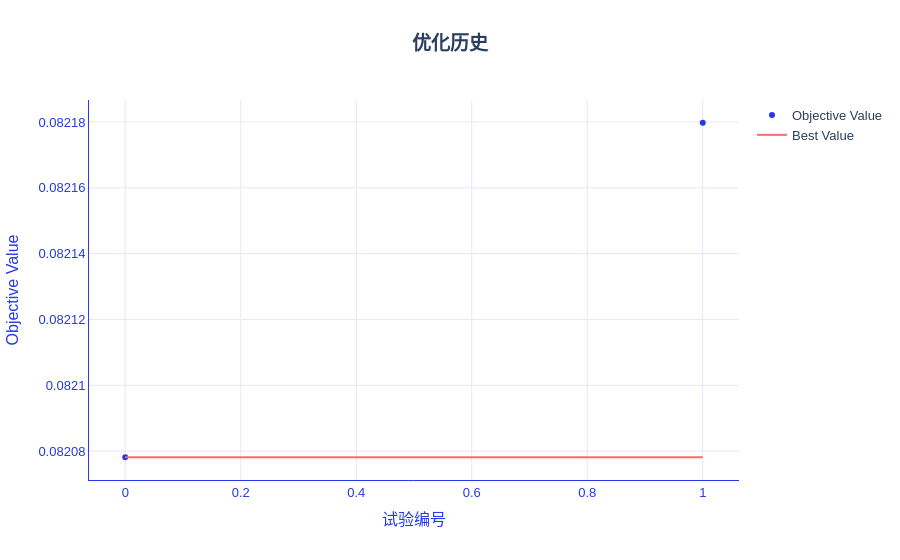

The cell this chart's notebook holds for it:
### Markdown cell above
## 3. ExtraTrees 分类：训练、评估、搜索和报告

本节所有代码可以独立运行。保留全量样本，用显式轮数和两次搜索控制演示耗时。

### Code cell
import sys

sys.path.append("../")

import numpy as np
import pandas as pd
from IPython.display import display
from hscredit import hscredit_dataset
from hscredit.utils.datasets import HSCREDIT_EXAMPLE_COLUMNS
from pathlib import Path
from tempfile import mkdtemp
from sklearn.base import clone
from optuna.samplers import GridSampler
from hscredit import ExtraTrees, get_metric, get_loss
from hscredit.report import ModelReport
from hscredit.utils import save_pickle, load_pickle

from hscredit.core.model_selection import oot_split, group_train_test_split
from sklearn.preprocessing import StandardScaler

data = hscredit_dataset(columns=HSCREDIT_EXAMPLE_COLUMNS)

features = ["BASE_X187", "DK_X1689", "DK_X44", "DK_X1995_2", "DK_X1223", "DK_X2677"]
target = "MOB6@30"
data["MOB1@30"] = data["MOB1"].gt(30).astype(int)
data["MOB3@30"] = data["MOB3"].gt(30).astype(int)
data["MOB6@30"] = data["MOB6"].gt(30).astype(int)
data["风险调整金额"] = data["loan_amt"].where(data["MOB6"].le(60), -data["loan_amt"])
data["授信时间"] = pd.to_datetime(data["授信时间"])

# 最新自然月作为 OOT；同一客户不能同时进入开发集和 OOT。
oot_start = data["授信时间"].max().to_period("M").start_time
development, oot = oot_split(data, time_col="授信时间", oot_start=oot_start)
development = development.loc[~development["用户编码"].isin(oot["用户编码"])].copy()
train, test = group_train_test_split(development, group="用户编码", test_size=0.25, random_state=42)
fit_data, validation = group_train_test_split(
    train, group="用户编码", test_size=0.25, random_state=42
)

# 填补和标准化只在调参训练子集上拟合；目标列保留原值。
fill_values = fit_data[features].median()
scaler = StandardScaler().fit(fit_data[features].fillna(fill_values))
for frame in [fit_data, validation, train, test, oot]:
    frame[features] = scaler.transform(frame[features].fillna(fill_values))
datasets = {"训练集": train, "测试集": test, "OOT": oot}

# 直接训练：DataFrame 内含 target，其他标签与元信息不进入 X。
model = ExtraTrees(target=target, n_estimators=12, max_depth=3, n_jobs=1, random_state=42)
model.fit(
    fit_data[features + [target]],
    eval_set={"验证集": validation[features + [target]]},
    eval_metric=get_metric("brier"),
)
display(pd.DataFrame([model.evaluate(test[features + [target]], metrics=["auc", "ks", "brier"])]))

# 该分类器保留原生训练目标；业务损失用于评价或选模。
cost_metric = get_loss("cost_sensitive", fn_cost=5, fp_cost=1).metric(kind="business")
display(pd.DataFrame([model.evaluate(test[features + [target]], metrics=[cost_metric])]))

# 独立验证集搜索；test 和 OOT 均不参与调参。
search_space = {"max_depth": [2, 4]}
best = model.tune(
    fit_data[features + [target]],
    eval_set={"验证集": validation[features + [target]]},
    search_space=search_space,
    metric=get_metric("brier"),
    sampler=GridSampler(search_space, seed=42),
    n_trials=2,
    cv=None,
    n_jobs=1,
    retention="predictions",
    show_progress_bar=False,
)
display(best.tuner.get_optimization_history())
display(best.tuner.plot_optimization_history())
print("最佳参数：", best.tuner.best_params_)

# 固定参数后，用完整 train 重训并生成多标签、多数据集报告。
fixed_model = clone(best)
fixed_model.fit(train[features + [target]])
report = ModelReport(
    fixed_model,
    datasets=datasets,
    features=features,
    overdue=["MOB1", "MOB3", "MOB6"],
    dpds=30,
    overdue_operator=">",
    metrics=["auc", "ks", "brier"],
    n_jobs=1,
)
display(report.summary())
output = Path(mkdtemp(prefix="hscredit_ExtraTrees_"))
report.to_excel(
    output / "模型报告.xlsx",
    amount="loan_amt",
    date="授信时间",
    with_plots=False,
    include_sample_records=False,
    mode="strict",
)

# 同时保存预处理和模型，原始输入才能重现同一预测。
save_pickle(
    {"features": features, "fill_values": fill_values, "scaler": scaler, "model": fixed_model},
    output / "完整推理包.pkl",
)
fixed_model.save_inference(output / "轻量模型.pkl")
restored = ExtraTrees.load(output / "轻量模型.pkl")
display(
    pd.DataFrame(
        restored.predict_proba(test[features]), columns=["好样本概率", "坏样本概率"]
    ).head()
)
print(output)

### Figure 1 — Plotly figure (JSON) as saved in the notebook; plotly's stock layout.template omitted (floating-point values rounded to 4 significant figures)
{"data": [{"mode": "markers", "name": "Objective Value", "type": "scatter", "x": [0, 1], "y": [0.08208, 0.08218]}, {"mode": "lines", "name": "Best Value", "type": "scatter", "x": [0, 1], "y": [0.08208, 0.08208]}, {"marker": {"color": "#8A8FA3"}, "mode": "markers", "name": "Infeasible Trial", "showlegend": false, "type": "scatter", "x": [], "y": []}], "layout": {"colorway": ["#2639E9", "#F76E6C", "#FE7715", "#8892F3", "#9956A4", "#EA4585", "#5665EE", "#F0587A", "#B729AB", "#3C4DEB", "#E73B72", "#832EC2", "#BC5F8F", "#E0249A"], "font": {"family": "Alimama FangYuanTi VF, Microsoft YaHei, sans-serif", "size": 13}, "hoverlabel": {"bgcolor": "white", "bordercolor": "#2639E9", "font": {"family": "Alimama FangYuanTi VF, Microsoft YaHei, sans-serif", "size": 13}}, "legend": {"font": {"size": 13}}, "paper_bgcolor": "white", "plot_bgcolor": "white", "title": {"font": {"size": 19}, "text": "<b>优化历史</b>", "x": 0.5, "xanchor": "center"}, "xaxis": {"color": "#2639E9", "gridcolor": "#E5E7FC", "linecolor": "#2639E9", "showgrid": true, "showline": true, "tickfont": {"size": 13}, "title": {"font": {"size": 16}, "text": "试验编号"}, "zeroline": false}, "yaxis": {"color": "#2639E9", "gridcolor": "#E5E7FC", "linecolor": "#2639E9", "showgrid": true, "showline": true, "tickfont": {"size": 13}, "title": {"font": {"size": 16}, "text": "Objective Value"}, "zeroline": false}}}
